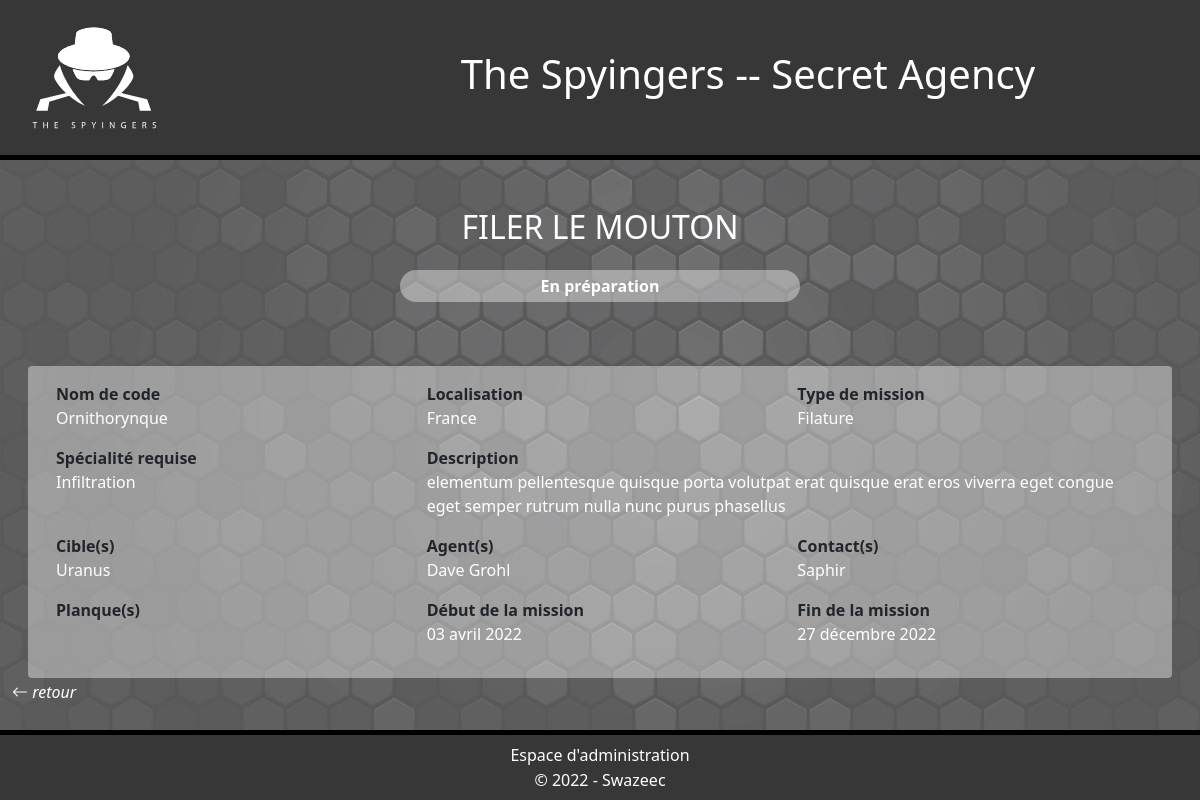
/mission.php?mission=6, run on the app's committed database.
### tables this page shows
CREATE TABLE IF NOT EXISTS missions (
    id INT AUTO_INCREMENT PRIMARY KEY,
    title VARCHAR(100) NOT NULL,
    description TEXT NOT NULL,
    codename VARCHAR(50) NOT NULL,
    startDate DATE NOT NULL,
    endDate DATE NOT NULL,
    missionType_id INT NOT NULL,
    status_id INT NOT NULL,
    country_id INT NOT NULL,
    speciality_id INT NOT NULL,
    FOREIGN KEY (missionType_id) REFERENCES missionTypes(id),
    FOREIGN KEY (status_id) REFERENCES status(id),
    FOREIGN KEY (country_id) REFERENCES countries(id),
    FOREIGN KEY (speciality_id) REFERENCES specialities(id)
);

CREATE TABLE IF NOT EXISTS status (
    id INT AUTO_INCREMENT PRIMARY KEY,
    name VARCHAR(50) NOT NULL
);

CREATE TABLE IF NOT EXISTS countries (
    id INT AUTO_INCREMENT PRIMARY KEY,
    name VARCHAR(50) NOT NULL
);

CREATE TABLE IF NOT EXISTS missionTypes (
    id INT AUTO_INCREMENT PRIMARY KEY,
    name VARCHAR(50) NOT NULL
);

CREATE TABLE IF NOT EXISTS specialities (
    id INT AUTO_INCREMENT PRIMARY KEY,
    name VARCHAR(100) NOT NULL
);

CREATE TABLE IF NOT EXISTS targets (
    id INT AUTO_INCREMENT PRIMARY KEY,
    firstname VARCHAR(50) NOT NULL,
    lastname VARCHAR(50) NOT NULL,
    birthdate DATE NOT NULL,
    codename VARCHAR(50) NOT NULL,
    nationality_id INT NOT NULL,
    mission_id INT,
    FOREIGN KEY (nationality_id) REFERENCES nationalities(id),
    FOREIGN KEY (mission_id) REFERENCES missions(id)
);

CREATE TABLE IF NOT EXISTS agents(
    id INT AUTO_INCREMENT PRIMARY KEY,
    idcode CHAR(36) NOT NULL,  
    firstname VARCHAR(50) NOT NULL,
    lastname VARCHAR(50) NOT NULL,
    birthdate DATE NOT NULL,
    nationality_id INT NOT NULL,
    FOREIGN KEY (nationality_id) REFERENCES nationalities(id)
);

CREATE TABLE IF NOT EXISTS contacts(
    id INT AUTO_INCREMENT PRIMARY KEY,
    firstname VARCHAR(50) NOT NULL,
    lastname VARCHAR(50) NOT NULL,
    codename VARCHAR(100) NOT NULL,
    nationality_id INT NOT NULL,
    FOREIGN KEY (nationality_id) REFERENCES nationalities(id)
);

### mission.php (the view, shortened to what this page needs)
<?php
require_once('./src/db.php');
if(isset($_SESSION['connect'])){
    require_once('./src/header-connected.php');
} else {
    require_once('./src/header.php');
}
?>
<section class="row d-block">
<?php
    $lastmissionID = $bdd->prepare('SELECT id FROM missions ORDER BY id DESC LIMIT 1;');
    $lastmissionID->execute();
    if(!isset($_GET['mission']) || is_int($_GET['mission']) || $_GET['mission'] > $lastmissionID){
        header('location:./index.php');
    } else {
        $missionID = htmlspecialchars($_GET['mission']);
        $bdd->query('SET lc_time_names = \'fr_FR\'');
        $req = $bdd->prepare(
            'SELECT  missions.title AS title,
                    status.name AS status,
                    missions.codename AS codename ,
                    countries.name AS country,
                    missionTypes.name AS type,
                    specialities.name AS speciality,
                    missions.description AS description,
                    DATE_FORMAT(missions.startDate, "%d %M %Y") AS startDate,
                    DATE_FORMAT(missions.endDate, "%d %M %Y") AS endDate,
                    targets.codename AS Tcodename
            FROM missions
                JOIN status ON status.id = missions.status_id
                JOIN countries ON countries.id = missions.country_id
                JOIN missionTypes ON missionTypes.id = missions.missionType_id
                JOIN specialities ON specialities.id = missions.speciality_id
                JOIN targets ON targets.mission_id = missions.id
            WHERE missions.id = :id
                ');
        $req->bindValue(':id', $missionID, PDO::PARAM_INT);
        if($req->execute()){
            $missionDetail = $req->fetch(PDO::FETCH_ASSOC);
            $targets = $bdd->prepare('SELECT targets.codename AS Tcodename
                                        FROM targets
                                        WHERE targets.mission_id = :id
            ');
            $targets->bindValue(':id', $missionID, PDO::PARAM_INT);
            $targets->execute();
            $agents = $bdd->prepare('SELECT agents.firstname AS firstname, agents.lastname AS lastname
                                        FROM agents
                                        JOIN agents_missions ON agents_missions.agent_id = agents.id
                                        WHERE agents_missions.mission_id = :id
            ');
            $agents->bindValue(':id', $missionID, PDO::PARAM_INT);
            $agents->execute();
            $contacts = $bdd->prepare('SELECT contacts.codename AS codename
                                    FROM contacts
                                    JOIN contacts_missions ON contacts_missions.contact_id = contacts.id
                                    WHERE contacts_missions.mission_id = :id
            ');
            $contacts->bindValue(':id', $missionID, PDO::PARAM_INT);
            $contacts->execute();
            ?>
    <div class="col-12  pt-4 pt-md-5 pb-md-5 mb-3 mb-md-0">
        <h2 class=" text-white text-center pb-3"><?php echo mb_strtoupper($missionDetail['title'])  ?> </h2>
        <div class="row mr-auto d-flex justify-content-center ">
            <p class="col-8 col-md-4 rounded-pill blue39 text-center p-1" id="status"><?php echo $missionDetail['status']  ?></p>
        </div>
    </div>
    <div class="col-12 ">
        <article class="row p-3 white39 rounded mx-3">
            <div class="col-12 col-md-4 mb-3" >
                <p class="fs-6 fw-bold p-0 m-0">Nom de code</p>
                <p class="fs-6 text-white p-0 m-0"><?php echo $missionDetail['codename']  ?></p>
            </div>
            <div class="col-12 col-md-4 mb-3" >
                <p class="fs-6 fw-bold p-0 m-0">Localisation</p>
                <p class="fs-6 text-white p-0 m-0"><?php echo $missionDetail['country']  ?></p>
            </div>
            <div class="col-12 col-md-4 mb-3" >
                <p class="fs-6 fw-bold p-0 m-0">Type de mission</p>
                <p class="fs-6 text-white p-0 m-0"><?php echo $missionDetail['type']  ?></p>
            </div>
            <div class="col-12 col-md-4 mb-3" >
                <p class="fs-6 fw-bold p-0 m-0">Spécialité requise</p>
                <p class="fs-6 text-white p-0 m-0"><?php echo $missionDetail['speciality']  ?></p>
            </div>
            <div class="col-12 col-md-8 mb-3" >
                <p class="fs-6 fw-bold p-0 m-0">Description</p>
                <p class="fs-6 text-white p-0 m-0"><?php echo $missionDetail['description']  ?></p>
            </div>
            <div class="col-12 col-md-4 mb-3" >
                <p class="fs-6 fw-bold p-0 m-0">Cible(s)</p>
                <p class="fs-6 text-white p-0 m-0"><?php
                    while ($target = $targets->fetch(PDO::FETCH_ASSOC)){
                        echo $target['Tcodename'].' <br> ';
                    } ?></p>
            </div>
            <div class="col-12 col-md-4 mb-3" >
                <p class="fs-6 fw-bold p-0 m-0">Agent(s)</p>
                <p class="fs-6 text-white p-0 m-0"><?php
                    while ($agent = $agents->fetch(PDO::FETCH_ASSOC)){
                        echo $agent['firstname']. ' '.$agent['lastname'].' <br> ';
                    } ?></p>
            </div>
            <div class="col-12 col-md-4 mb-3" >
                <p class="fs-6 fw-bold p-0 m-0">Contact(s)</p>
                <p class="fs-6 text-white p-0 m-0"><?php
                    while ($contact = $contacts->fetch(PDO::FETCH_ASSOC)){
                        echo $contact['codename'].' <br> ';
                    } ?></p>
            </div>
            <div class="col-12 col-md-4 mb-3" >
                <p class="fs-6 fw-bold p-0 m-0">Planque(s)</p>
            </div><div class="col-12 col-md-4 mb-3" >
                <p class="fs-6 fw-bold p-0 m-0">Début de la mission</p>
                <p class="fs-6 text-white p-0 m-0"><?php echo $missionDetail['startDate']  ?></p>
            </div><div class="col-12 col-md-4 mb-3" >
                <p class="fs-6 fw-bold p-0 m-0">Fin de la mission</p>
                <p class="fs-6 text-white p-0 m-0"><?php echo $missionDetail['endDate']  ?></p>
            </div>
        </article>
    </div>
    <?php
        } else {
            header('location:./index.php');
        }
    }
?>
</section>
<nav class="row pagination">
    <a href="javascript:history.back()" class="col-12 align-items-center text-white ">
        <i class="bi bi-arrow-left"> retour</i>
    </a>
</nav>
<?php require_once ('./src/footer.php');?>
</body>
</html>

### style.css (style rules this page uses)
* { box-sizing: border-box; }
a { text-decoration: none; color: white; }
.white39 { background-color: rgba(255, 255, 255, 0.39); }
section { min-height: calc(80vh - 70px - 50px); }
.pagination { height: 50px; }

### data on the page
missions: title "FILER LE MOUTON", status.name "En préparation", codename "Ornithorynque", country.name "France", missionType.name "Filature", speciality.name "Infiltration", description "elementum pellentesque quisque porta volutpat erat quisque erat eros viverra eget congue eget semper rutrum nulla nunc purus phasellus"
targets: codename "Uranus"
agents: firstname "Dave", lastname "Grohl"
contacts: codename "Saphir"

### other printed values
$missionDetail['startDate'] "03 avril 2022"
$missionDetail['endDate'] "27 décembre 2022"
